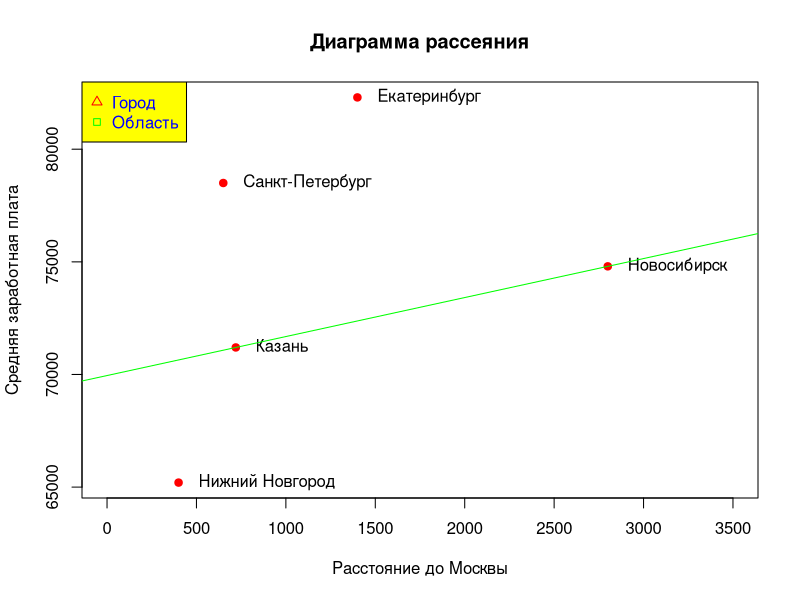

This chart was generated by the following R code:
#1. Выбрать два города и рассчитать коэффициенты уравнения прямой (y=c+d∙x),
#проходящей через точки, соответствующие этим двум городам: c и d.
#2. Нарисовать прямую линию на графике диаграммы рассеяния. Прямая должна
#проходить через точки, соответствующие выбранным городам.
# x$cityname[x$salary>20000] # Вывод названий городов, удовлетворяющих условию

# setwd("C:/рабочая папка/")
x <- read.table('data_2.txt', header=TRUE, sep=',') 
print(x)

x1 <- x$dist[x$cityname=='Казань'] # x1
y1 <- x$salary[x$cityname=='Казань'] # y1
x2 <- x$dist[x$cityname=='Новосибирск'] # x2 
y2 <- x$salary[x$cityname=='Новосибирск'] # y2 

c = (y2 - y1) / (x2 - x1)
d = y1 - c * x1
#print(c)
#print(d)

plot(x=x$dist, 
     y=x$salary, 
     xlab="Расстояние до Москвы", ylab="Средняя заработная плата",
     main="Диаграмма рассеяния", 
     col="red", 
     pch=19, 
     xlim=c(0, max(x$dist) * 1.25))

text(x=x$dist, y=x$salary, labels=x$cityname, 
     pos=4,  
     offset=1,
     cex=1)  

legend("topleft",
       c("Город","Область"), 
       col=c("red","green"), 
       text.col = "blue", 
       pch = c(2,22), 
       bg="yellow")

abline(a=d, b=c, col="green")  
